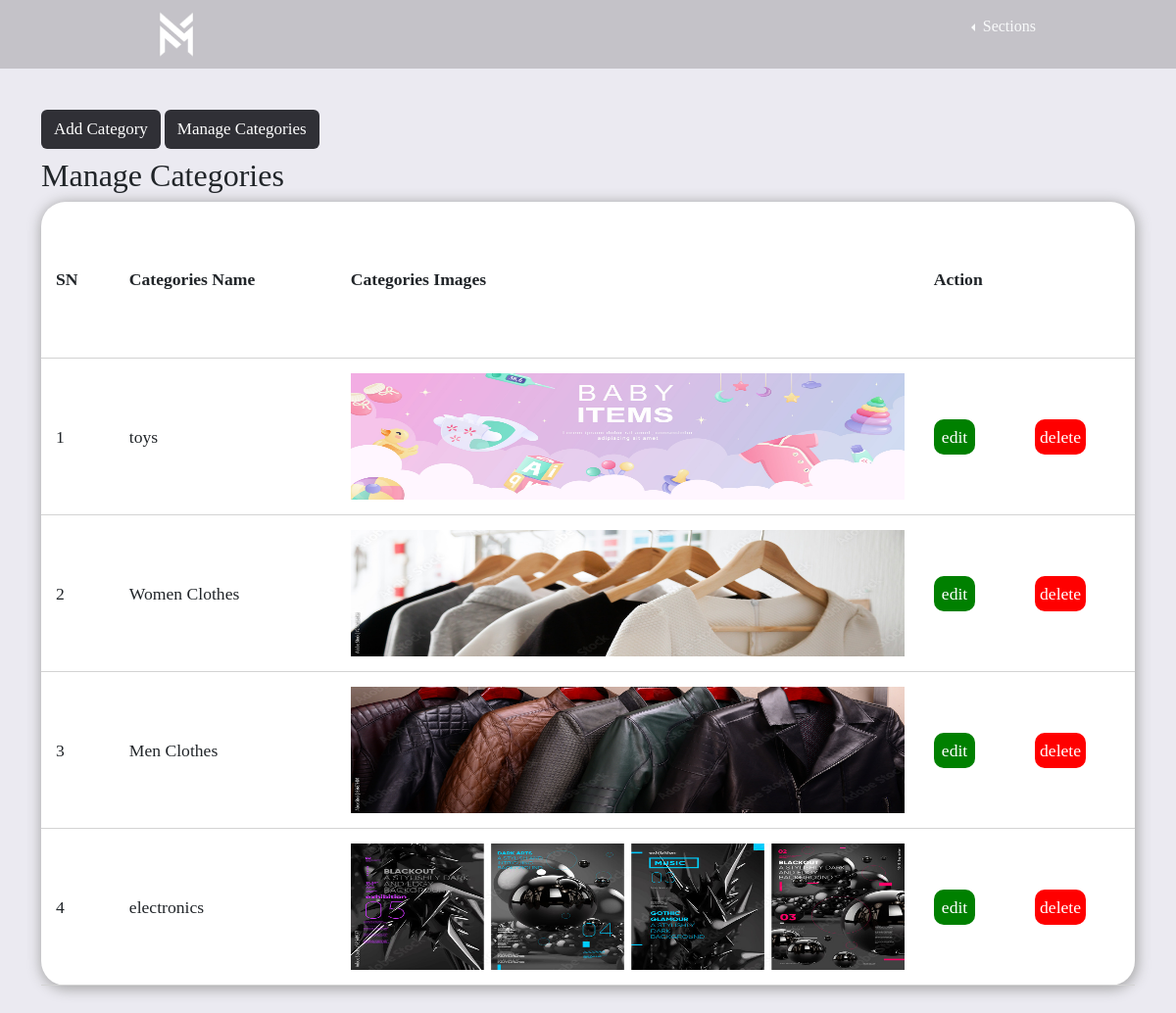
Screenshot of /admin/categories/index.php with the database file from the repository.
### tables this page shows
CREATE TABLE `categories` (
  `id` int(11) NOT NULL,
  `category_name` text NOT NULL,
  `category_img` text NOT NULL
);

### admin/categories/index.php (the view, shortened to what this page needs)
<?php
include '../../config.php';
?>
<!DOCTYPE html>
<html lang="en">
<head>
    <link href="https://cdn.jsdelivr.net/npm/bootstrap@5.3.0-alpha3/dist/css/bootstrap.min.css" rel="stylesheet">
    <link rel="stylesheet" href="https://cdnjs.cloudflare.com/ajax/libs/font-awesome/6.4.0/css/all.min.css"/>
</head>
<body style="background: #ebeaf1!important;">
<?php include(ROOT_PATH . "/app/includes/adminHeader.php"); ?>
  <div class="admin-wrapper">
  <div class="container my-5">
    <div class="admin-content">
      <div class="button-group">
        <a href="create.php" class="btn btn-big adding_managing">Add Category</a>
        <a href="index.php" class="btn btn-big adding_managing">Manage Categories</a>
      </div>
        <h2 class="page-title my-2">Manage Categories</h2>
        <table style="background: white; border-radius: 25px; margin-bottom: 2rem;">
          <head>
            <th>SN</th>
            <th>Categories Name</th>
            <th>Categories Images</th>
            <th colspan="3">Action</th>
          </head>
          <tbody>
          <?php
              $i=0;
              $result = $mysqli->query('SELECT * FROM categories ORDER BY id DESC;');
              if($result){
              while($obj = $result->fetch_object()) {
                echo '<tr>
                <input type="hidden" name="id" value="' .$obj->id .'">
                <td>'.$i + 1 .'</td>
                <td>'.$obj->category_name.'</td>
                <td><img src="' . BASE_URL . 'assets/img/'.$obj->category_img.'" style="width: 100%; height: 100%"></td>
                <td><a href="edit.php?id='.$obj->id.'" class="edit">edit</a></td>
                <td>
                <form action="../../app/controllers/categories.php" method="post"><input type="hidden" name="id" value="' .$obj->id .'">
                <button style="border: none;" type="submit" name="deleteCategory" class="delete">delete</button>
                </form>
                </td>
                ';
                $i++;
              }
            }
          ?>
          </tbody>
        </table>
        </div>
    </div>
  </div>
</body>
</html>

### rows the page displays
categories: category_name "toys", category_img (picture)
categories: category_name "Women Clothes", category_img (picture)
categories: category_name "Men Clothes", category_img (picture)
categories: category_name "electronics", category_img (picture)
